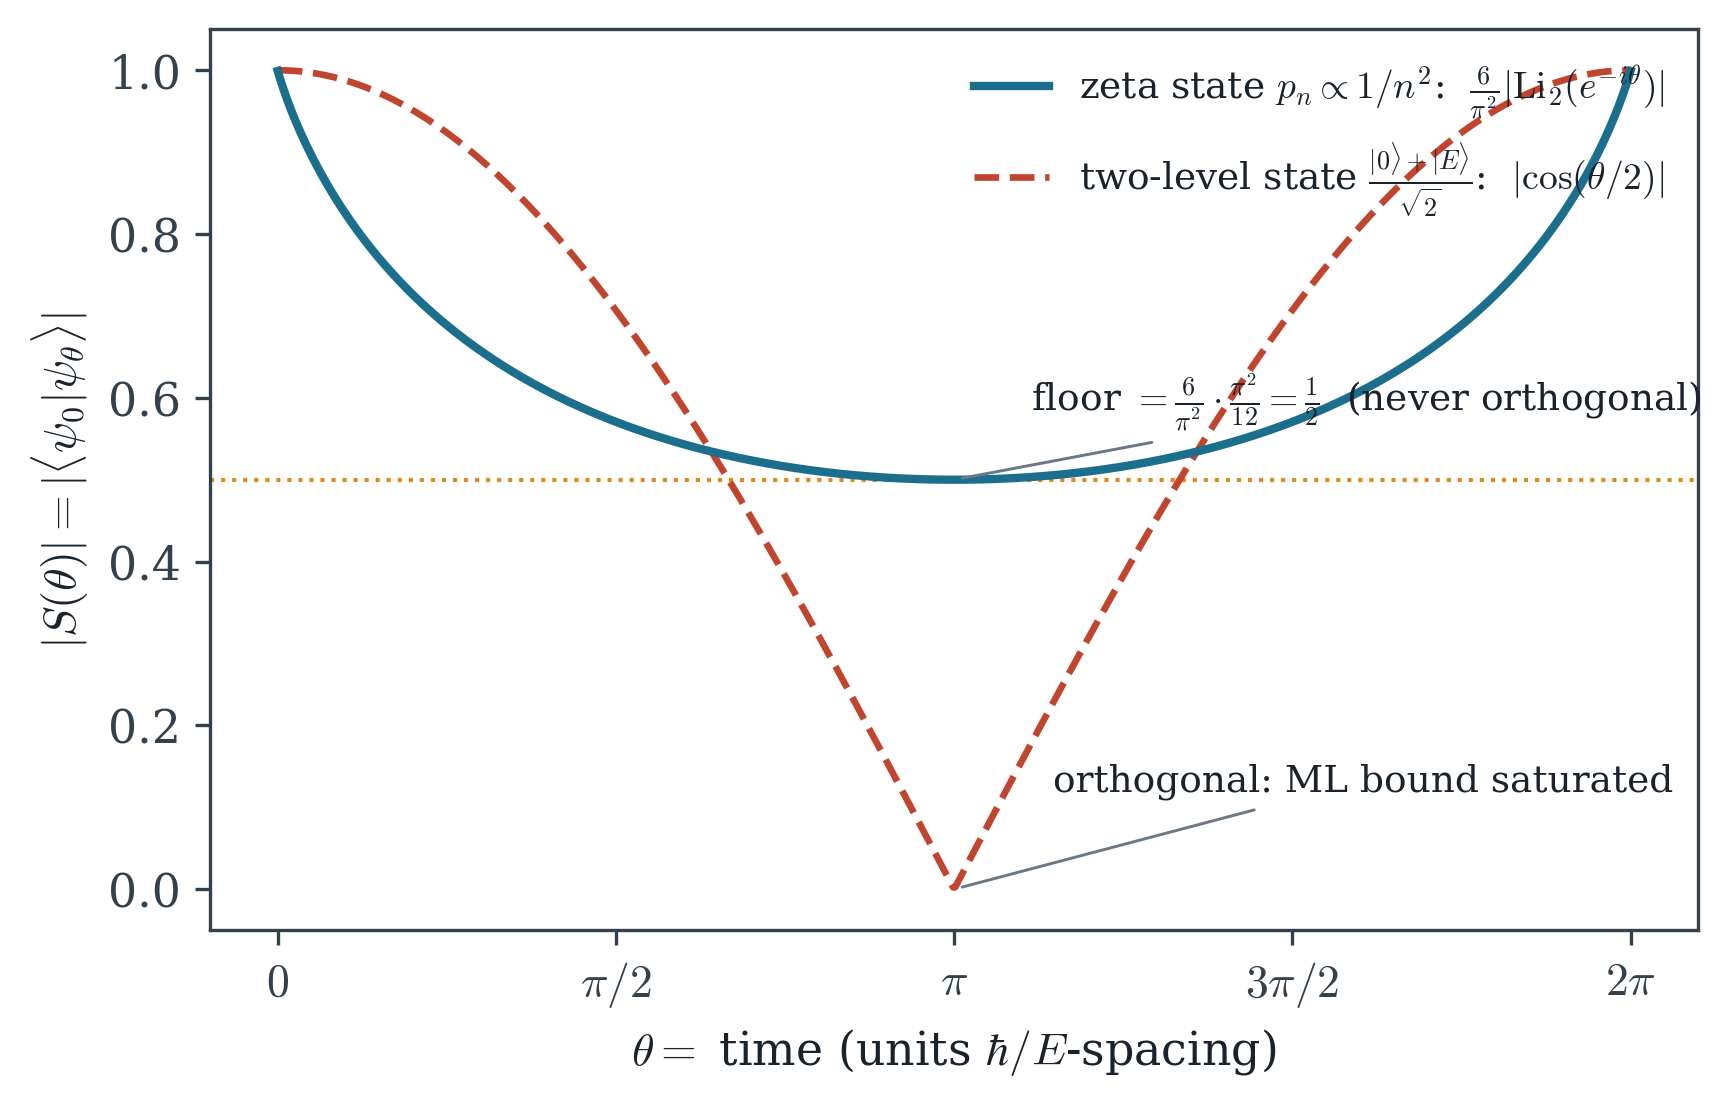

Generate this figure with Python:
"""Weight-2 paper, figure 3: the clock that never ticks.

|S(theta)| for two quantum states with equally spaced levels E_n = n:
  zeta state  p_n = (6/pi^2)/n^2 : |S| = (6/pi^2)|Li2(e^{-i theta})|  -- never 0
  ML-sharp    p_0 = p_1 = 1/2    : |S| = |cos(theta/2)|               -- hits 0 at pi
ASSERTS: min over the grid of |Li2| equals pi^2/12 at theta = pi (eta(2)), bounded
away from zero; the two-level state hits zero at pi (Enestrom--Kakeya equality case).
"""
from fig_style import COL, setup, save
import matplotlib.pyplot as plt
import numpy as np
from mpmath import mp, mpf, polylog, exp, pi, cos

mp.dps = 25

# --- asserts -------------------------------------------------------------------
vals = [(k, abs(polylog(2, exp(-1j * mpf(k) * 2 * pi / 720)))) for k in range(1, 720)]
kmin, vmin = min(vals, key=lambda kv: kv[1])
assert kmin == 360                                   # the minimum sits at theta = pi
assert abs(vmin - pi**2 / 12) < mpf(10)**-20         # and equals eta(2) = pi^2/12
assert abs(cos(pi / 2)) < mpf(10)**-20               # two-level state: S(pi) = 0

# --- draw ------------------------------------------------------------------------
setup()
fig, ax = plt.subplots(figsize=(6.4, 3.9))
ts = np.linspace(0.001, 2 * np.pi - 0.001, 700)
zeta = [float((6 / pi**2) * abs(polylog(2, exp(-1j * mpf(float(t)))))) for t in ts]
two = np.abs(np.cos(ts / 2))
ax.plot(ts, zeta, color=COL["pos"], lw=2.0, zorder=3,
        label=r"zeta state $p_n\propto 1/n^2$:  $\frac{6}{\pi^2}|\mathrm{Li}_2(e^{-i\theta})|$")
ax.plot(ts, two, color=COL["neg"], lw=1.6, ls="--", zorder=2,
        label=r"two-level state $\frac{|0\rangle+|E\rangle}{\sqrt{2}}$:  $|\cos(\theta/2)|$")
ax.axhline(float(6 / pi**2 * (pi**2 / 12)), color=COL["accent"], lw=1.0, ls=":",
           zorder=1)
ax.annotate(r"floor $=\frac{6}{\pi^2}\cdot\frac{\pi^2}{12}=\frac{1}{2}$  (never orthogonal)",
            (np.pi, 0.5), xytext=(3.5, 0.585), fontsize=9,
            arrowprops=dict(arrowstyle="-", color=COL["grey"], lw=0.7))
ax.annotate(r"orthogonal: ML bound saturated", (np.pi, 0.0), xytext=(3.6, 0.12),
            fontsize=9, arrowprops=dict(arrowstyle="-", color=COL["grey"], lw=0.7))
ax.set_xticks([0, np.pi / 2, np.pi, 3 * np.pi / 2, 2 * np.pi])
ax.set_xticklabels([r"$0$", r"$\pi/2$", r"$\pi$", r"$3\pi/2$", r"$2\pi$"])
ax.set_xlabel(r"$\theta = $ time (units $\hbar/E$-spacing)")
ax.set_ylabel(r"$|S(\theta)| = |\langle\psi_0|\psi_\theta\rangle|$")
ax.set_ylim(-0.05, 1.05)
ax.legend(frameon=False, fontsize=9, loc="upper right")
save(fig, "dilog_fig3_clock")
